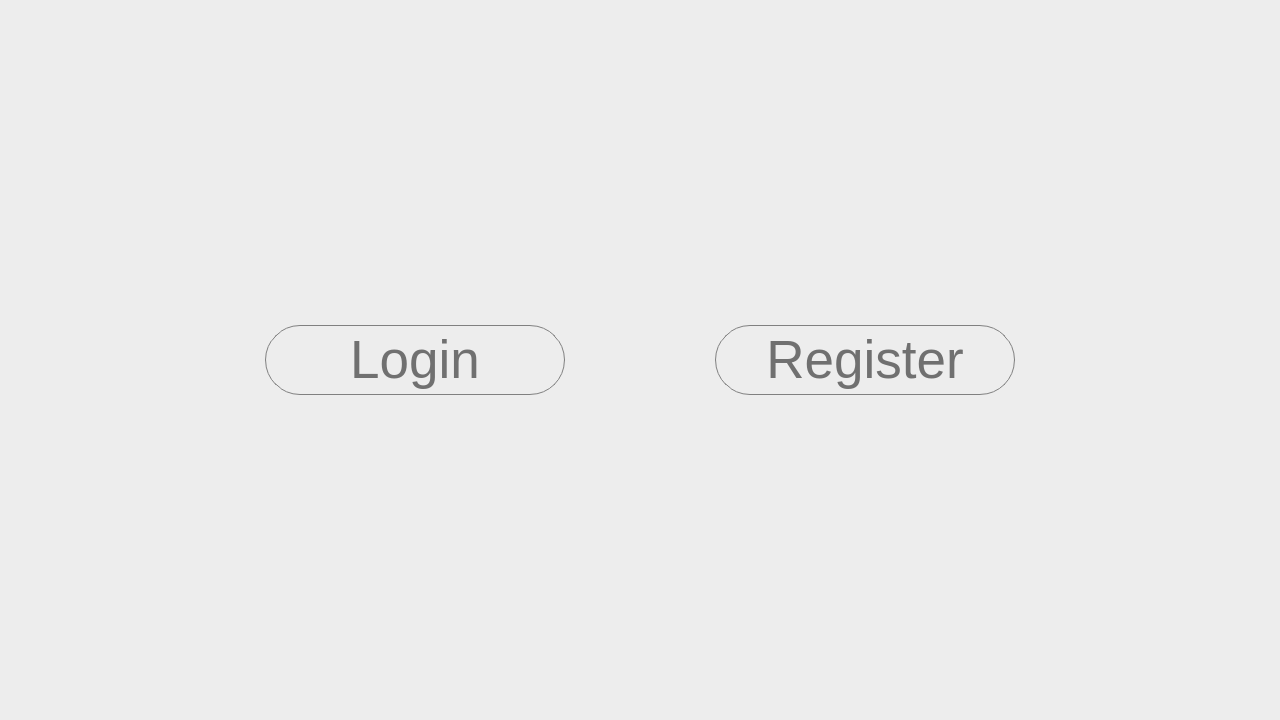
<?xml version="1.0" encoding="UTF-8"?>
<ui version="4.0">
 <class>Form</class>
 <widget class="QWidget" name="Form">
  <property name="geometry">
   <rect>
    <x>0</x>
    <y>0</y>
    <width>1280</width>
    <height>720</height>
   </rect>
  </property>
  <property name="sizePolicy">
   <sizepolicy hsizetype="Fixed" vsizetype="Fixed">
    <horstretch>0</horstretch>
    <verstretch>0</verstretch>
   </sizepolicy>
  </property>
  <property name="minimumSize">
   <size>
    <width>1280</width>
    <height>720</height>
   </size>
  </property>
  <property name="maximumSize">
   <size>
    <width>1280</width>
    <height>720</height>
   </size>
  </property>
  <property name="windowTitle">
   <string>Form</string>
  </property>
  <property name="styleSheet">
   <string notr="true">background-color: rgb(237, 237, 237);</string>
  </property>
  <widget class="QPushButton" name="registerButton">
   <property name="geometry">
    <rect>
     <x>715</x>
     <y>325</y>
     <width>300</width>
     <height>70</height>
    </rect>
   </property>
   <property name="font">
    <font>
     <family>Segoe UI</family>
     <pointsize>40</pointsize>
     <stylestrategy>PreferAntialias</stylestrategy>
    </font>
   </property>
   <property name="autoFillBackground">
    <bool>false</bool>
   </property>
   <property name="styleSheet">
    <string notr="true">background-color: #ededed; border: 1px solid grey;
     border-radius: 35px;
font: 40pt &quot;Segoe UI&quot;;
color: #707070</string>
   </property>
   <property name="text">
    <string>Register</string>
   </property>
  </widget>
  <widget class="QPushButton" name="loginButton">
   <property name="geometry">
    <rect>
     <x>265</x>
     <y>325</y>
     <width>300</width>
     <height>70</height>
    </rect>
   </property>
   <property name="font">
    <font>
     <family>Segoe UI</family>
     <pointsize>40</pointsize>
     <stylestrategy>PreferAntialias</stylestrategy>
    </font>
   </property>
   <property name="autoFillBackground">
    <bool>false</bool>
   </property>
   <property name="styleSheet">
    <string notr="true">background-color: #ededed; border: 1px solid grey;
     border-radius: 35px;
font: 40pt &quot;Segoe UI&quot;;
color: #707070</string>
   </property>
   <property name="text">
    <string>Login</string>
   </property>
  </widget>
 </widget>
 <resources/>
 <connections/>
</ui>
